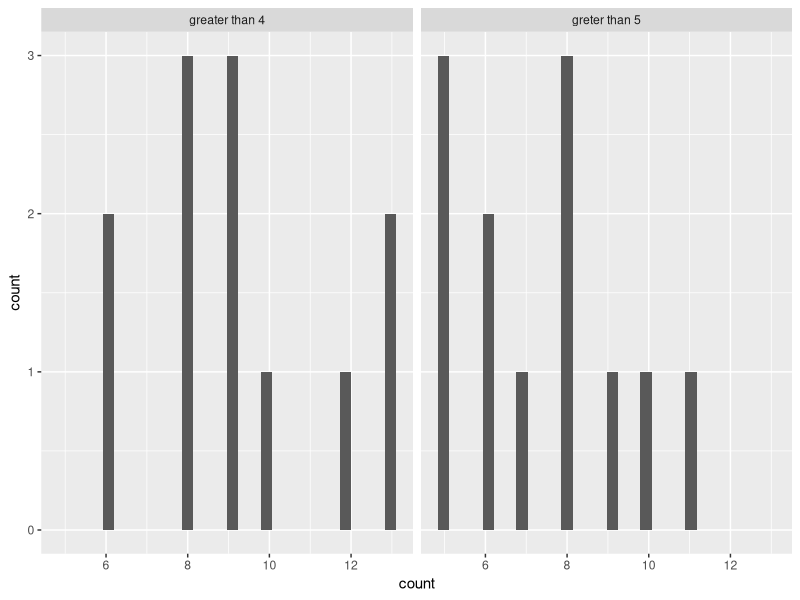

Write the R code that produced this figure.
library(ggplot2)
library(tidyr)
d4<-data.frame(c(12,8,13,9,10,9,6,8,13,8,6,9))
d5<-data.frame(c(7,5,11,10,8,8,6,5,5,6,8,9))

colnames(d4)<-"count"
colnames(d5)<-"count"
mean(d4$count)
mean(d5$count)

d4$type = "greater than 4"
d5$type = "greter than 5"

d<-rbind(d4,d5)
ggplot(data=d,aes(x=count))+geom_histogram()+facet_wrap(~type)
